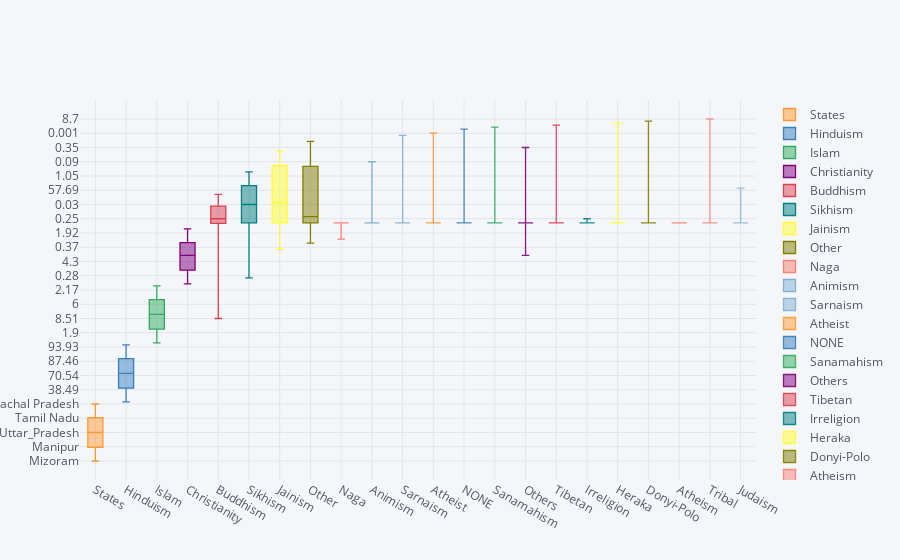

The notebook cell this image was saved under:
### Markdown cell above
# Minimum and Maximum percentage of each religion in India

### Code cell
df.iplot(kind='box')

### Figure 1 — Plotly figure (JSON) as saved in the notebook; plotly's stock layout.template omitted (floating-point values rounded to 4 significant figures)
{"data": [{"boxpoints": false, "line": {"width": 1.3}, "marker": {"color": "rgba(255, 153, 51, 1.0)"}, "name": "States", "orientation": "v", "type": "box", "uid": "a0f2d5f6-e644-44e6-83af-226db505e6df", "y": ["Mizoram", "Nagaland", "Meghalaya", "Lakshadweep", "J & K", "Arunachal Pradesh", "Punjab", "Manipur", "Kerala", "Assam", "Goa", "Jharkhand", "Andaman & Nicobar", "West Bengal", "Uttar_Pradesh", "Maharashtra", "Delhi", "Bihar", "Uttarakhand", "Puducherry", "Haryana", "Tamil Nadu", "Rajasthan", "Gujarat", "Madhya Pradesh", "Chhattisgarh", "Odisha", "Dadra & Nagra", "Himachal Pradesh"]}, {"boxpoints": false, "line": {"width": 1.3}, "marker": {"color": "rgba(55, 128, 191, 1.0)"}, "name": "Hinduism", "orientation": "v", "type": "box", "uid": "336ef6d9-3ea4-41e8-81be-ebaf6509bac8", "y": [2.75, 8.74, 11.52, 22.11, 28.43, 29.04, 38.49, 41.39, 54.73, 61.47, 66.08, 67.8, 69.44, 70.54, 79.73, 79.8, 81.68, 82.69, 82.97, 87.3, 87.46, 87.58, 88.49, 88.57, 90.89, 93.25, 93.63, 93.93, 95.17]}, {"boxpoints": false, "line": {"width": 1.3}, "marker": {"color": "rgba(50, 171, 96, 1.0)"}, "name": "Islam", "orientation": "v", "type": "box", "uid": "87271979-900c-440d-a282-11085b125ce4", "y": [1.35, 2.44, 4.39, 77.58, 68.31, 1.9, 1.93, 8.4, 26.56, 34.22, 8.33, 14.5, 8.51, 27.01, 19.26, 11.5, 12.86, 16.87, 13.95, 6, 7.03, 5.86, 9.07, 9.67, 6.57, 2.01, 2.17, 3.75, 2.18]}, {"boxpoints": false, "line": {"width": 1.3}, "marker": {"color": "rgba(128, 0, 128, 1.0)"}, "name": "Christianity", "orientation": "v", "type": "box", "uid": "9ccde27a-7fa0-4151-919d-2b1de4c116dd", "y": [87.16, 88.1, 74.59, 0.05, 0.28, 30.26, 1.26, 41.29, 18.38, 3.74, 25.1, 4.3, 21.7, 0.72, 0.18, 1, 0.87, 0.12, 0.37, 6.2, 0.2, 6.12, 0.14, 0.52, 0.29, 1.92, 2.76, 1.48, 0.18]}, {"boxpoints": false, "line": {"width": 1.3}, "marker": {"color": "rgba(219, 64, 82, 1.0)"}, "name": "Buddhism", "orientation": "v", "type": "box", "uid": "e001525b-52e8-482b-bc31-9a6c7304c4dd", "y": [8.51, 0.34, 0.33, 0, 0.89, "0", 0.12, 0.25, "0", 0.18, 0.08, "0", 0.08, 0.31, 0.1, 5.8, 0.11, "0", 0.15, "0", 0.03, 0.01, 0.02, 0.05, 0.3, 0.27, 0.03, 0.18, 1.15]}, {"boxpoints": false, "line": {"width": 1.3}, "marker": {"color": "rgba(0, 128, 128, 1.0)"}, "name": "Sikhism", "orientation": "v", "type": "box", "uid": "cca3a2d1-6dfd-4f6b-96a7-833891897a23", "y": [0.03, 0.1, 0.1, 0, 1.87, "0", 57.69, 0.05, "0", 0.07, 0.1, "0", 0.33, 0.07, 0.32, 0.2, 3.4, "0", 2.34, "0", 4.91, 0.02, 1.27, 0.1, 0.2, 0.27, 1.05, 0.06, 1.16]}, {"boxpoints": false, "line": {"width": 1.3}, "marker": {"color": "rgba(255, 255, 51, 1.0)"}, "name": "Jainism", "orientation": "v", "type": "box", "uid": "6641b199-9b4a-4acd-872c-289508a3777e", "y": [0.03, 0.13, 0.02, 0, 0.01, "0", 0.16, 0.06, "0", 0.08, 0.08, "0", "0", 0.07, 0.11, 1.2, 0.99, "0", 0.09, "0", 0.21, 0.12, 0.91, 0.96, 0.78, 0.24, 0.02, 0.34, 0.03]}, {"boxpoints": false, "line": {"width": 1.3}, "marker": {"color": "rgba(128, 128, 0, 1.0)"}, "name": "Other", "orientation": "v", "type": "box", "uid": "45b0976f-3f75-43ca-89e6-a097ceb29aa9", "y": [0.16, "0", "0", 0, 0.01, 0.84, 0.35, "0", 0.01, 0.16, 0.2, "0", 0.5, 1.03, "0", 0.5, 0.09, 0.31, "0", "0", "0", 0.3, 0.01, "0", 0.83, "0", "0", 0.08, 0.2]}, {"boxpoints": false, "line": {"width": 1.3}, "marker": {"color": "rgba(251, 128, 114, 1.0)"}, "name": "Naga", "orientation": "v", "type": "box", "uid": "9d93676d-b8e3-4a9b-b5c8-79e9fdc94dc2", "y": ["0", 0.14, "0", "0", "0", "0", "0", "0", "0", "0", "0", "0", "0", "0", "0", "0", "0", "0", "0", "0", "0", "0", "0", "0", "0", "0", "0", "0", "0"]}, {"boxpoints": false, "line": {"width": 1.3}, "marker": {"color": "rgba(128, 177, 211, 1.0)"}, "name": "Animism", "orientation": "v", "type": "box", "uid": "9b4f33e1-bcea-44ae-a69e-2e1a603af9f6", "y": ["0", "0", "0", "0", "0", "0", "0", "0", "0", 0.09, "0", "0", "0", "0", "0", "0", "0", "0", "0", "0", "0", "0", "0", "0", "0", "0", "0", "0", "0"]}, {"boxpoints": false, "line": {"width": 1.3}, "marker": {"color": "rgba(128, 177, 211, 0.8999999999999999)"}, "name": "Sarnaism", "orientation": "v", "type": "box", "uid": "ebbf81e2-cc14-4591-aca4-04359ac8881c", "y": ["0", "0", "0", "0", "0", "0", "0", "0", "0", "0", "0", 12.8, "0", "0", "0", "0", "0", "0", "0", "0", "0", "0", "0", "0", "0", 3.01, 1.14, "0", "0"]}, {"boxpoints": false, "line": {"width": 1.3}, "marker": {"color": "rgba(255, 153, 51, 0.8999999999999999)"}, "name": "Atheist", "orientation": "v", "type": "box", "uid": "60797c1f-8f22-4ef2-a0ce-d157dc171cd7", "y": ["0", "0", "0", "0", 0.001, "0", "0", "0", "0", "0", "0", "0", "0", "0", "0", "0", "0", "0", "0", "0", "0", "0", "0", "0", "0", "0", "0", 0.001, "0"]}, {"boxpoints": false, "line": {"width": 1.3}, "marker": {"color": "rgba(55, 128, 191, 0.8999999999999999)"}, "name": "NONE", "orientation": "v", "type": "box", "uid": "ee87d332-d12b-4d2c-abe2-902b93ebd06e", "y": ["0", 0.1, "0", "0", "0", "0", "0", 0.38, "0", "0", "0", 0.6, "0", "0", "0", "0", "0", "0", "0", "0", "0", "0", 0.1, 0.1, 0.13, "0", "0", "0", "0"]}, {"boxpoints": false, "line": {"width": 1.3}, "marker": {"color": "rgba(50, 171, 96, 0.8999999999999999)"}, "name": "Sanamahism", "orientation": "v", "type": "box", "uid": "8941e898-3d74-47d0-a6fe-3bae3f9bc21c", "y": ["0", "0", "0", "0", "0", "0", "0", 7.78, "0", "0", "0", "0", "0", "0", "0", "0", "0", "0", "0", "0", "0", "0", "0", "0", "0", "0", "0", "0", "0"]}, {"boxpoints": false, "line": {"width": 1.3}, "marker": {"color": "rgba(128, 0, 128, 0.8999999999999999)"}, "name": "Others", "orientation": "v", "type": "box", "uid": "8e91fdf0-33a7-4aab-a9de-b23acbc1e324", "y": ["0", "0", 0.35, "0", "0", "0", "0", "0", "0", "0", "0", "0", "0", "0", 0.3, "0", "0", "0", 0.13, "0", 0.18, "0", "0", 0.03, "0", "0", "0", "0", "0"]}, {"boxpoints": false, "line": {"width": 1.3}, "marker": {"color": "rgba(219, 64, 82, 0.8999999999999999)"}, "name": "Tibetan", "orientation": "v", "type": "box", "uid": "6d38745c-5227-4c24-aeb3-46c77c0a6fca", "y": ["0", "0", "0", "0", "0", 11.76, "0", "0", "0", "0", "0", "0", "0", "0", "0", "0", "0", "0", "0", "0", "0", "0", "0", "0", "0", "0", "0", "0", "0"]}, {"boxpoints": false, "line": {"width": 1.3}, "marker": {"color": "rgba(0, 128, 128, 0.8999999999999999)"}, "name": "Irreligion", "orientation": "v", "type": "box", "uid": "43be41d9-f8e0-43c4-bf6a-e914769b74b1", "y": ["0", "0", "0", "0", "0", "0", "0", "0", "0", "0", "0", "0", "0", 0.25, "0", "0", "0", "0", "0", "0", "0", "0", "0", "0", "0", "0", "0", "0", "0"]}, {"boxpoints": false, "line": {"width": 1.3}, "marker": {"color": "rgba(255, 255, 51, 0.8999999999999999)"}, "name": "Heraka", "orientation": "v", "type": "box", "uid": "fde923ee-4ecb-424a-805d-5923e5df0967", "y": ["0", "0", "0", "0", "0", "0", "0", 0.23, "0", "0", "0", "0", "0", "0", "0", "0", "0", "0", "0", "0", "0", "0", "0", "0", "0", "0", "0", "0", "0"]}, {"boxpoints": false, "line": {"width": 1.3}, "marker": {"color": "rgba(128, 128, 0, 0.8999999999999999)"}, "name": "Donyi-Polo", "orientation": "v", "type": "box", "uid": "697e0c43-dec9-4568-b1da-6fe8eabc4517", "y": ["0", "0", "0", "0", "0", 26.2, "0", "0", "0", "0", "0", "0", "0", "0", "0", "0", "0", "0", "0", "0", "0", "0", "0", "0", "0", "0", "0", "0", "0"]}, {"boxpoints": false, "line": {"width": 1.3}, "marker": {"color": "rgba(251, 128, 114, 0.8999999999999999)"}, "name": "Atheism", "orientation": "v", "type": "box", "uid": "7ff89ed9-9622-4e6c-b578-3aa426bea468", "y": ["0", "0", "0", 0, "0", "0", "0", "0", "0", "0", "0", "0", "0", "0", "0", "0", "0", "0", "0", "0", "0", "0", "0", "0", "0", "0", "0", "0", "0"]}, {"boxpoints": false, "line": {"width": 1.3}, "marker": {"color": "rgba(251, 128, 114, 0.7999999999999998)"}, "name": "Tribal", "orientation": "v", "type": "box", "uid": "348aeb2a-ded5-4e7b-ab6e-f99f14d4695b", "y": ["0", "0", 8.7, "0", "0", "0", "0", "0", "0", "0", "0", "0", "0", "0", "0", "0", "0", "0", "0", "0", "0", "0", "0", "0", "0", "0", "0", "0", "0"]}, {"boxpoints": false, "line": {"width": 1.3}, "marker": {"color": "rgba(128, 177, 211, 0.7999999999999998)"}, "name": "Judaism", "orientation": "v", "type": "box", "uid": "0cd612f4-5c18-4777-a3fd-6b530d567627", "y": ["0", "0", "0", "0", "0", "0", "0", 0.07, "0", "0", "0", "0", "0", "0", "0", "0", "0", "0", "0", "0", "0", "0", "0", "0", "0", "0", "0", "0", "0"]}], "layout": {"legend": {"bgcolor": "#F5F6F9", "font": {"color": "#4D5663"}}, "paper_bgcolor": "#F5F6F9", "plot_bgcolor": "#F5F6F9", "title": {"font": {"color": "#4D5663"}}, "xaxis": {"gridcolor": "#E1E5ED", "showgrid": true, "tickfont": {"color": "#4D5663"}, "title": {"font": {"color": "#4D5663"}, "text": ""}, "zerolinecolor": "#E1E5ED"}, "yaxis": {"gridcolor": "#E1E5ED", "showgrid": true, "tickfont": {"color": "#4D5663"}, "title": {"font": {"color": "#4D5663"}, "text": ""}, "zerolinecolor": "#E1E5ED"}}}
